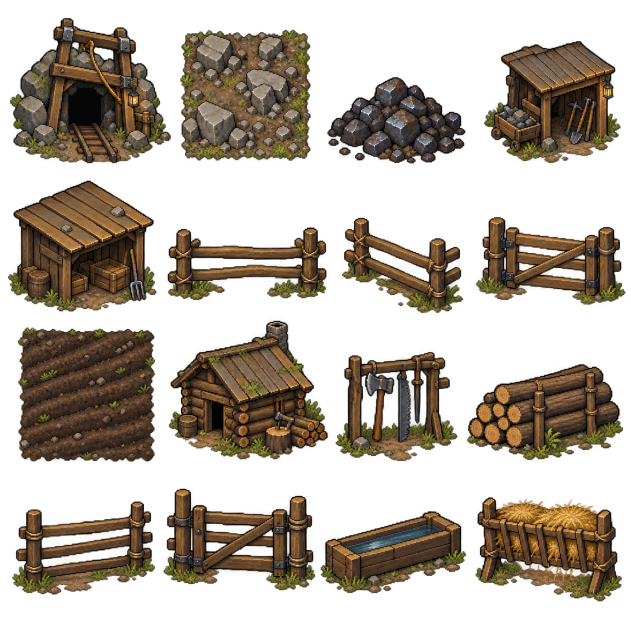
#> input picture artifacts/source-art/dev43_workshop_atlas.png, 1261 x 1247 px (shown at 1/2 size)
$ python import_dev43_settlement_assets.py
#> lines starting #> are read from the running program, lines starting #| are printed output that depends on the picture
from __future__ import annotations

"""Slice and normalize the authored Dev43 settlement expansion atlases."""

from pathlib import Path

from PIL import Image


ROOT = Path(__file__).resolve().parents[1]
SOURCE = ROOT / "artifacts" / "source-art"
SPRITES = ROOT / "worldseed" / "assets" / "sprites"


def _cell(sheet: Image.Image, columns: int, rows: int, index: int) -> Image.Image:
    column = index % columns
    row = index // columns
    left = round(column * sheet.width / columns)
    right = round((column + 1) * sheet.width / columns)
    top = round(row * sheet.height / rows)
    bottom = round((row + 1) * sheet.height / rows)
    return sheet.crop((left, top, right, bottom))


def _normalize(cell: Image.Image, size: tuple[int, int], *, ground: bool = False) -> Image.Image:
    cell = cell.convert("RGBA")
    bbox = cell.getchannel("A").getbbox()
    if bbox is None:
        raise ValueError("generated atlas cell has no visible pixels")
    content = cell.crop(bbox)
    inset = 0 if ground else max(4, min(size) // 18)
    max_width = max(1, size[0] - inset * 2)
    max_height = max(1, size[1] - inset * 2)
    scale = min(max_width / content.width, max_height / content.height)
    resized = content.resize(
        (max(1, round(content.width * scale)), max(1, round(content.height * scale))),
        Image.Resampling.LANCZOS,
    )
    canvas = Image.new("RGBA", size, (0, 0, 0, 0))
    x = (size[0] - resized.width) // 2
    y = size[1] - inset - resized.height
    if ground:
        y = (size[1] - resized.height) // 2
    canvas.alpha_composite(resized, (x, y))
    return canvas


def _save(image: Image.Image, relative: str) -> None:
    path = SPRITES / relative
    path.parent.mkdir(parents=True, exist_ok=True)
    image.save(path, optimize=True)


def import_workshops() -> None:
    sheet = Image.open(SOURCE / "dev43_workshop_atlas.png")
#> sheet is the input picture: PIL image 1261x1247 RGBA; mean R, G, B, A 43.6, 33.3, 20.3, 107.7
    names = (
        "mine_entrance", "quarry_ground", "iron_ore_pile", "mine_shed",
        "farm_shed", "field_fence", "field_fence_corner", "field_gate",
        "plowed_soil", "logging_hut", "logging_tool_rack", "timber_stack",
        "animal_pen_fence", "animal_pen_gate", "livestock_trough", "hay_rack",
    )
    ground_names = {"quarry_ground", "plowed_soil"}
    for index, name in enumerate(names):
        ground = name in ground_names
        size = (192, 192) if ground else (256, 256)
        _save(_normalize(_cell(sheet, 4, 4, index), size, ground=ground), f"settlement/dev43/{name}.png")
#> this loop made 16 passes
#> bbox in _normalize on passes 1 to 12: (13, 32, 315, 312), (0, 52, 315, 312), (0, 25, 310, 312), (16, 21, 299, 312), (0, 0, 315, 312), (0, 0, 315, 312), (0, 0, 316, 312), (0, 0, 315, 312), (0, 0, 315, 311), (0, 0, 315, 311), (0, 0, 316, 305), (0, 0, 309, 309)
#> pass 1, in _normalize, `cell = cell.convert("RGBA")`:
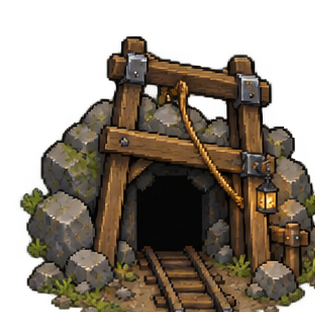
#> cell: PIL image 315x312 RGBA; mean R, G, B, A 53.3, 43.2, 29.8, 154.3; transparent parts drawn white


def import_crops() -> None:
    sheet = Image.open(SOURCE / "dev43_crops_atlas.png")
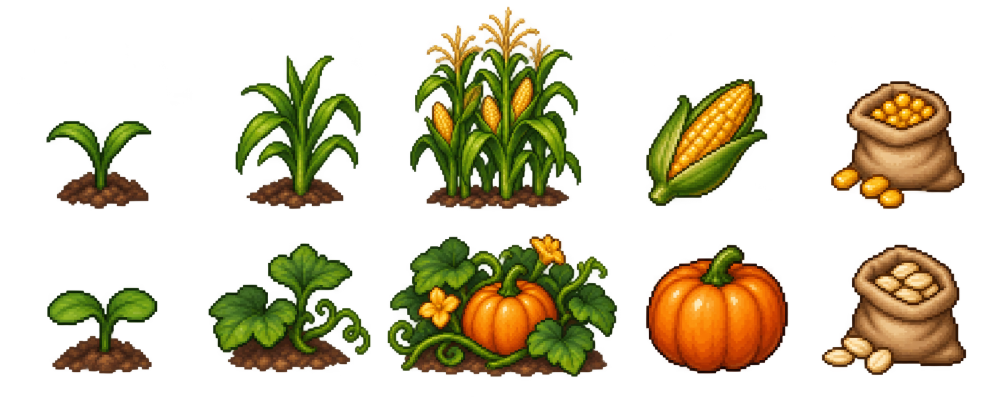
#> input picture artifacts/source-art/dev43_crops_atlas.png, 1983 x 793 px (shown at 1/2 size)
#> sheet is the input picture: PIL image 1983x793 RGBA; mean R, G, B, A 40.4, 34.1, 7.5, 78.1
    for row, crop in enumerate(("corn", "pumpkin")):
        for stage in range(3):
            image = _normalize(_cell(sheet, 5, 2, row * 5 + stage), (128, 128))
            _save(image, f"crops/{crop}/stage_{stage}.png")
        _save(_normalize(_cell(sheet, 5, 2, row * 5 + 3), (128, 128)), f"items/{crop}.png")
        _save(_normalize(_cell(sheet, 5, 2, row * 5 + 4), (128, 128)), f"items/{crop}_seed.png")
#> this loop made 2 passes


def import_livestock() -> None:
    sheet = Image.open(SOURCE / "dev43_livestock_atlas.png")
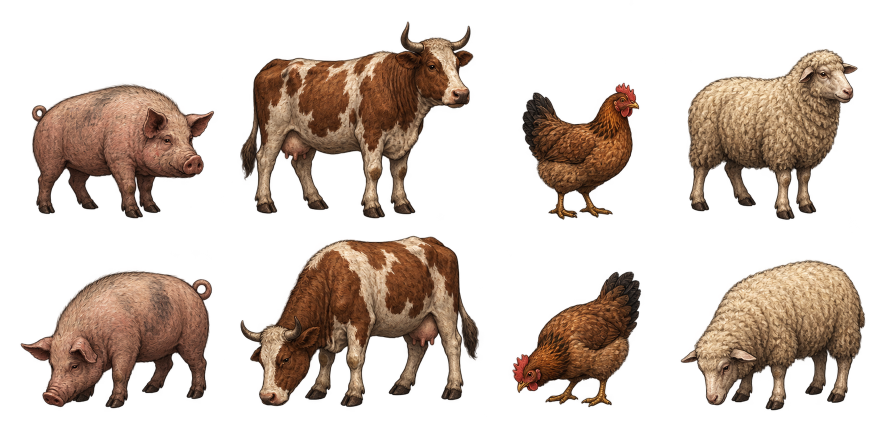
#> input picture artifacts/source-art/dev43_livestock_atlas.png, 1774 x 887 px (shown at 1/2 size)
#> sheet is the input picture: PIL image 1774x887 RGBA; mean R, G, B, A 46.4, 33.2, 24.1, 84
    for column, animal in enumerate(("pig", "cow", "chicken", "sheep")):
        for pose in range(2):
            image = _normalize(_cell(sheet, 4, 2, pose * 4 + column), (320, 256))
            _save(image, f"species/domestic/{animal}_{pose}.png")
#> this loop made 4 passes
#> pass 1, in _normalize (call 27), `resized = content.resize( (max(1, round(content.width * scale)), max(1..`:
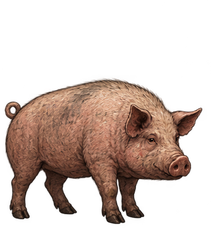
#> resized: PIL image 211x228 RGBA; mean R, G, B, A 53.5, 37.2, 29.7, 95.3; transparent parts drawn white
#> after the loop:
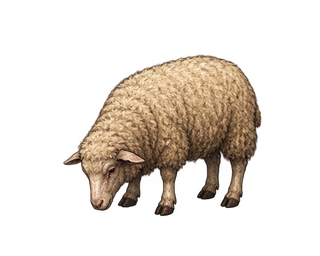
#> image: PIL image 320x256 RGBA; mean R, G, B, A 40.3, 32.2, 24, 60.8; transparent parts drawn white


def import_logging_trees() -> None:
    sheet = Image.open(SOURCE / "dev43_logging_trees_atlas.png")
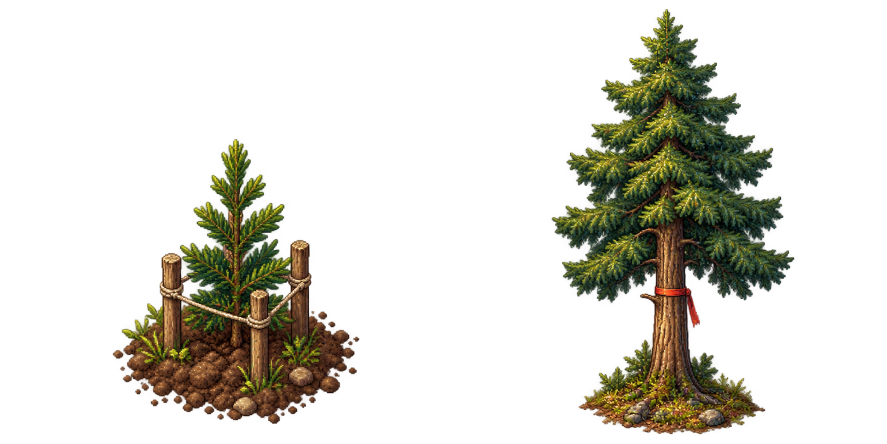
#> input picture artifacts/source-art/dev43_logging_trees_atlas.png, 1774 x 887 px (shown at 1/2 size)
#> sheet is the input picture: PIL image 1774x887 RGBA; mean R, G, B, A 18.2, 16.6, 7.3, 52
    for column, name in enumerate(("logging_sapling", "logging_managed_tree")):
        _save(
            _normalize(_cell(sheet, 2, 1, column), (256, 320)),
            f"settlement/dev43/{name}.png",
        )
#> this loop made 2 passes
#> (bbox in _normalize, inset in _normalize, max_width in _normalize, max_height in _normalize, scale in _normalize, x in _normalize) on passes 1 to 2: ((17, 20, 887, 887), 14, 228, 292, 0.262, 14), ((1, 16, 867, 887), 14, 228, 292, 0.263, 14)
#> pass 1, in _normalize (call 35), `resized = content.resize( (max(1, round(content.width * scale)), max(1..`:
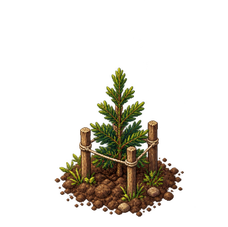
#> resized: PIL image 228x227 RGBA; mean R, G, B, A 16.8, 13.3, 5.6, 42.6; transparent parts drawn white


def main() -> None:
    import_workshops()
    import_crops()
    import_livestock()
    import_logging_trees()
    print("Imported 18 workshop, 10 crop/item, and 8 livestock sprites.")


if __name__ == "__main__":
    main()
